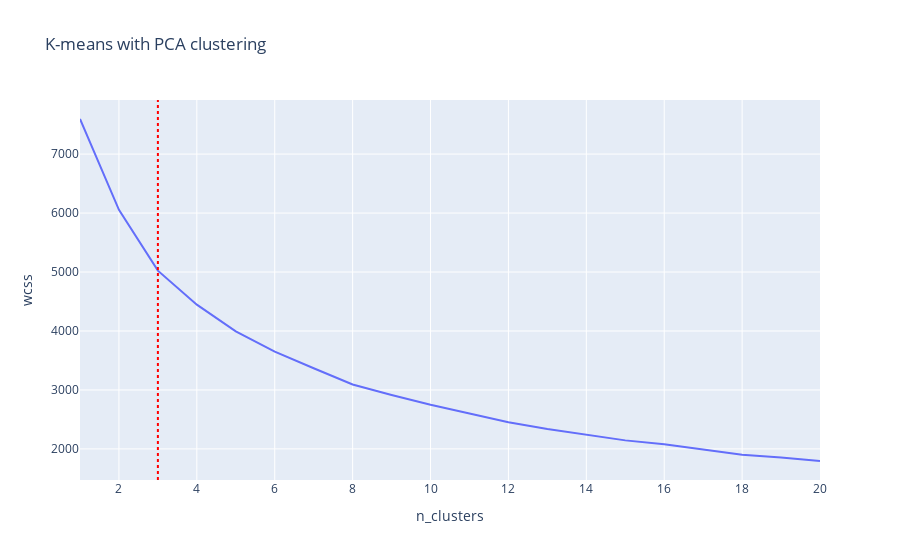

Notebook code for this chart:
### Code cell
from sklearn.cluster import KMeans

# by reducing the number of features with pca we improve the performance of K-means
pca = PCA(len(relevant_features)).fit(x,y)
scores_pca = pca.transform(x)

wcss = []
for i in range(1, 21):
    kmeans_pca = KMeans(n_clusters=i, init='k-means++', random_state=42)
    kmeans_pca.fit(scores_pca)
    wcss.append((i, kmeans_pca.inertia_))
    
kmeans_scores = pd.DataFrame(wcss, columns=['n_clusters', 'wcss'])

fig = px.line(kmeans_scores, x='n_clusters', y='wcss',
             title='K-means with PCA clustering')
fig.add_vline(x=3, line_color='red', line_dash='dot')
fig.show()

### Figure 1 — Plotly figure (JSON) as saved in the notebook; plotly's stock layout.template omitted (floating-point values rounded to 4 significant figures)
{"data": [{"hovertemplate": "n_clusters=%{x}<br>wcss=%{y}<extra></extra>", "legendgroup": "", "line": {"color": "#636efa", "dash": "solid"}, "mode": "lines", "name": "", "orientation": "v", "showlegend": false, "type": "scatter", "x": [1, 2, 3, 4, 5, 6, 7, 8, 9, 10, 11, 12, 13, 14, 15, 16, 17, 18, 19, 20], "xaxis": "x", "y": [7595.0, 6053.0, 5023.0, 4446.0, 3993.0, 3651.0, 3368.0, 3093.0, 2913.0, 2749.0, 2602.0, 2453.0, 2337.0, 2242.0, 2145.0, 2078.0, 1987.0, 1901.0, 1853.0, 1795.0], "yaxis": "y"}], "layout": {"legend": {"tracegroupgap": 0}, "shapes": [{"line": {"color": "red", "dash": "dot"}, "type": "line", "x0": 3, "x1": 3, "xref": "x", "y0": 0, "y1": 1, "yref": "y domain"}], "title": {"text": "K-means with PCA clustering"}, "xaxis": {"anchor": "y", "domain": [0, 1], "title": {"text": "n_clusters"}}, "yaxis": {"anchor": "x", "domain": [0, 1], "title": {"text": "wcss"}}}}
